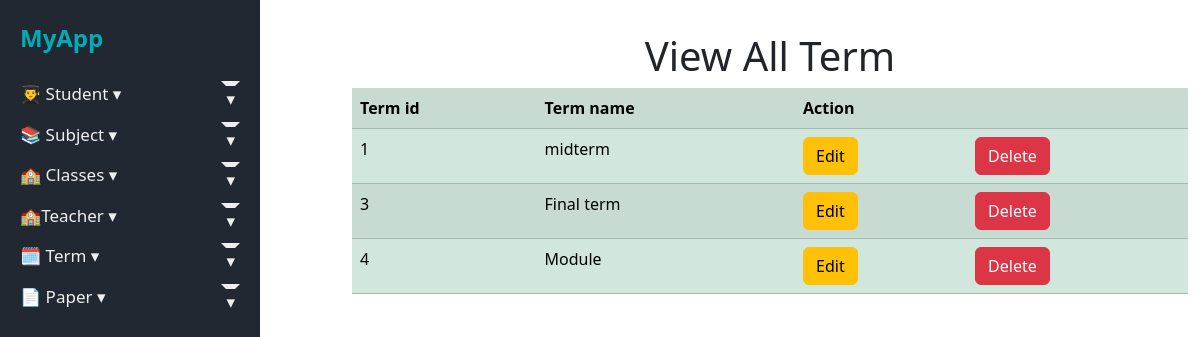
Page /viewterm.php on the committed database.
### tables this page shows
CREATE TABLE `paper_types` (
  `id` int(11) NOT NULL,
  `term_name` varchar(100) NOT NULL
);

### viewterm.php (the view, shortened to what this page needs)
<!DOCTYPE html>
<html lang="en">
<head>
    <?php include_once("navbar.php"); ?>
</head>
<body>
     <div class="container mt-3">
    <h1 class="mt-3 text-center">View All Term</h1>
<table class="table table-success table-striped">
     <tr>
    <th>Term id</th>
    <th>Term name</th>
    <th colspan="2">Action</th>
   </tr>
</body>
</html>
<?php
$sql = "SELECT * FROM `paper_types`";
$result = mysqli_query($conn,$sql);
foreach($result as $data)
{
    ?>
    <tr>
        <td><?php echo $data['id']; ?></td>
        <td><?php echo $data['term_name']; ?></td>
         <td><a class = "btn btn-warning" href="updateterm.php?id=<?php echo $data['id']?>">Edit</a></td>
        <td><a class = "btn btn-danger" href="deleteterm.php?id=<?php echo $data['id']?>">Delete</a></td>
    </tr>
<?php
}
?>

### style.css (style rules this page uses)
body { margin: 0; font-family: 'Segoe UI', sans-serif; display: flex; }

### rows in the picture
paper_types: id "1", term_name "midterm"
paper_types: id "3", term_name "Final term"
paper_types: id "4", term_name "Module"
